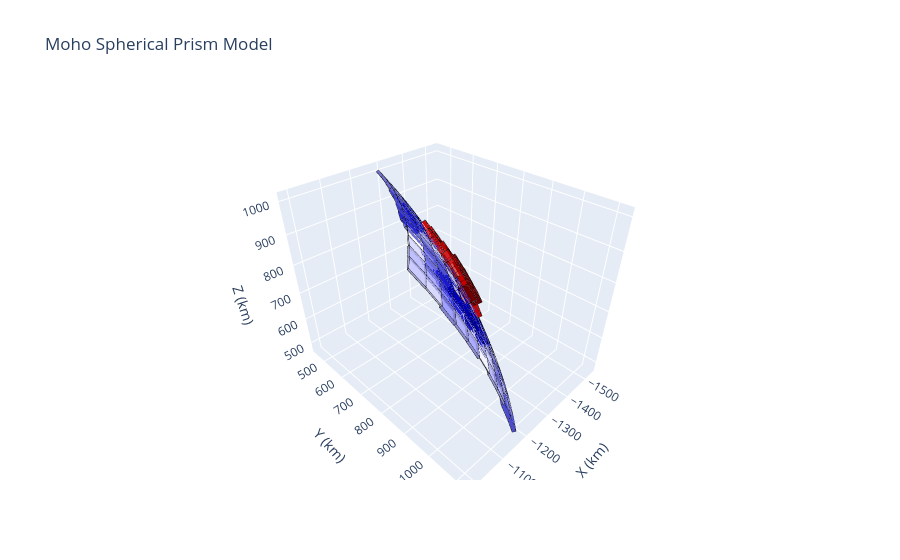

The code cell stored with this chart in its notebook:
### Code cell
# ==========================
# 基本参数
# ==========================

R0 = 173 - 40  # 月球半径-平均壳厚 km

DLON = float(moho_grid.lon[1] - moho_grid.lon[0])
DLAT = float(moho_grid.lat[1] - moho_grid.lat[0])

# ==========================
# 球坐标 -> 笛卡尔
# ==========================

def sph2cart(lon_deg, lat_deg, r):

    lon = np.deg2rad(lon_deg)
    lat = np.deg2rad(lat_deg)

    x = r * np.cos(lat) * np.cos(lon)
    y = r * np.cos(lat) * np.sin(lon)
    z = r * np.sin(lat)

    return np.array([x, y, z])


# ==========================
# 球面棱柱体
# ==========================

def spherical_prism(lon1, lon2, lat1, lat2, r1, r2):

    corners = [
        (lon1, lat1),
        (lon2, lat1),
        (lon2, lat2),
        (lon1, lat2)
    ]

    inner = [sph2cart(lon, lat, r1) for lon, lat in corners]
    outer = [sph2cart(lon, lat, r2) for lon, lat in corners]

    verts = np.array(inner + outer)

    faces = []

    # bottom
    faces += [[0,1,2],[0,2,3]]

    # top
    faces += [[4,6,5],[4,7,6]]

    # sides
    sides = [
        [0,1,5,4],
        [1,2,6,5],
        [2,3,7,6],
        [3,0,4,7]
    ]

    for a,b,c,d in sides:
        faces += [[a,b,c],[a,c,d]]

    return verts, np.array(faces)


# ==========================
# colormap
# ==========================

cmap = cm.get_cmap("seismic")

dhs = moho_grid.values.flatten()

norm = colors.Normalize(
    vmin=np.min(dhs),
    vmax=np.max(dhs)
)


# ==========================
# Plotly 图
# ==========================

fig = go.Figure()

# MOS 135E 160E 15N 35N

LONMIN,LONMAX=135,160
LATMIN,LATMAX=15,35

moho_grid=moho_grid.sel(lon=slice(LONMIN,LONMAX),lat=slice(LATMIN,LATMAX))

lons = moho_grid.lon.values
lats = moho_grid.lat.values

length=np.size(lons)*np.size(lats)

index=0
for lon in tqdm(lons,desc="Outer"):
    for lat in tqdm(lats,desc="Inner",leave=False):
        

        dh = moho_grid.sel(lon=lon, lat=lat).item()

        r1 = R0
        r2 = R0 + dh

        r_inner = min(r1, r2)
        r_outer = max(r1, r2)

        verts, faces = spherical_prism(
            lon,
            lon + DLON,
            lat,
            lat + DLAT,
            r_inner,
            r_outer
        )

        x, y, z = verts.T
        i, j, k = faces.T

        # 颜色
        color = cmap(norm(dh))
        color = f"rgb({int(color[0]*255)},{int(color[1]*255)},{int(color[2]*255)})"

        # 棱柱
        fig.add_trace(go.Mesh3d(
            x=x,
            y=y,
            z=z,
            i=i,
            j=j,
            k=k,
            color=color,
            opacity=0.9,
            flatshading=True,
            showlegend=False
        ))

        # ======================
        # edges
        # ======================

        edges = [
            (0,1),(1,2),(2,3),(3,0),
            (4,5),(5,6),(6,7),(7,4),
            (0,4),(1,5),(2,6),(3,7)
        ]

        for a,b in edges:

            fig.add_trace(go.Scatter3d(
                x=[x[a],x[b]],
                y=[y[a],y[b]],
                z=[z[a],z[b]],
                mode="lines",
                line=dict(color="black", width=1),
                showlegend=False,
                hoverinfo="skip"
            ))
            
        index=index+1

# ==========================
# layout
# ==========================

fig.update_layout(

    title="Moho Spherical Prism Model",

    scene=dict(

        xaxis_title="X (km)",
        yaxis_title="Y (km)",
        zaxis_title="Z (km)",

        aspectmode="data"
    )
)

fig.show()
